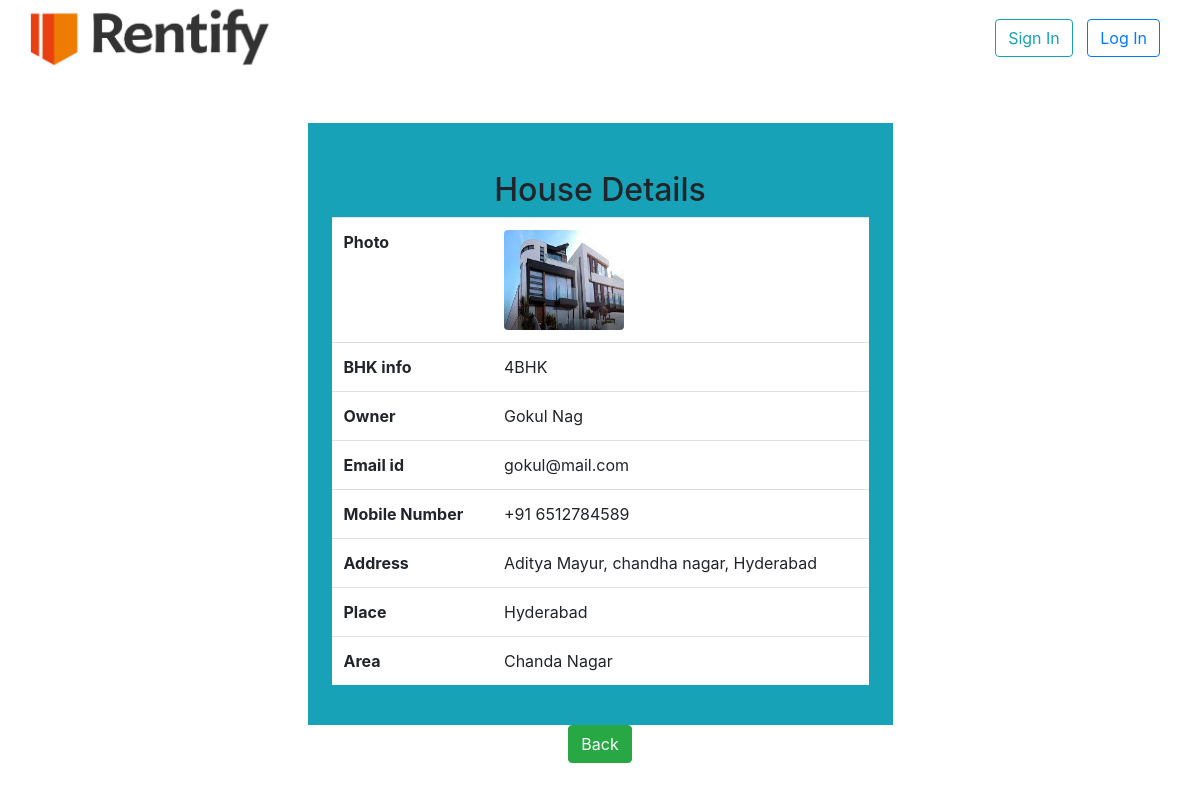
/View/6, run on the app's committed database.
### app/models.py (models this page shows)
class House(models.Model):
    bhk=models.CharField(max_length=30)
    photo=models.ImageField(upload_to="uploads",default="a.png")
    email=models.EmailField(unique=True)
    owner_name = models.CharField(max_length=100)
    mobile_number = models.CharField(max_length=15)
    address=models.CharField(max_length=255)
    place=models.CharField(max_length=255)
    area=models.CharField(max_length=255)

### app/views.py (the view)
# urls.py: path('View/<eid>', views.ViewHouse),
def ViewHouse(request,eid=None):
    mydict={}
    one_rec = House.objects.get(pk=eid)
    mydict['House']=one_rec
    return render(request,'''View.html''',mydict)

### app/templates/View.html (shortened to what this page needs)
<!DOCTYPE html>
<html lang="en">
<head>
    <link rel="stylesheet" href="https://cdn.jsdelivr.net/npm/bootstrap@4.6.1/dist/css/bootstrap.min.css">
</head>
<body>
    <div
    class="header"
    style="
      display: flex;
      justify-content: space-between;
      align-content: center;
    "
  >
    <div class="left" style="margin-left: 15px">
      <img src="/static/rentify.png" height="75px" width="270px" />
    </div>
    <div
      class="right"
      style="align-items: center; align-content: center; margin-right: 35px"
    >
      <a href="/signin" class="btn btn-outline-info" style="margin: 5px"
        >Sign In</a
      >
      <a href="/login" class="btn btn-outline-primary" style="margin: 5px"
        >Log In</a
      >
    </div>
  </div>
<div class="container-fluid my-5">
    <div class="w-50 m-auto p-4 bg-info ">
        <h2 class="text-center mt-4"> House Details</h2>
        <table class="table bg-white">
            <tr>
                <th>Photo</th>
                <td><img src="/media/{{House.photo}} " class="rounded  d-block" height="100px" width="120px"></td>
            </tr>
            <tr>
                <th>BHK info</th>
                <td>{{House.bhk}}</td>
            </tr>
            <tr>
                    <th>Owner</th>
                    <td>{{House.owner_name}}</td>
            </tr>
            <tr>
                <th>Email id</th>
                <td>{{House.email}}</td>
            </tr>
            <tr>
                <th>Mobile Number</th>
                <td>{{House.mobile_number}}</td>
            </tr>
            <tr>
                <th>Address</th>
                <td>{{House.address}}</td>
            </tr>
            <tr>
                <th>Place</th>
                <td>{{House.place}}</td>
            </tr>
            <tr>
                <th>Area</th>
                <td>{{House.area}}</td>
            </tr>
        </table>
    </div>
    <div class="text-center">
        </button><a href="/" class="btn btn-success"> Back </button></a>
    </div>
</div>
</body>
</html>

### data on the page
House: photo (picture), bhk "4BHK", owner_name "Gokul Nag", email "gokul@mail.com", mobile_number "+91 6512784589", address "Aditya Mayur, chandha nagar, Hyderabad", place "Hyderabad", area "Chanda Nagar"
